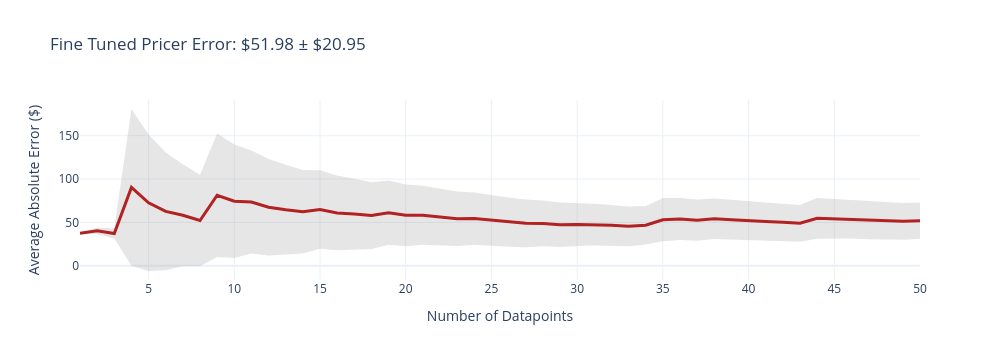
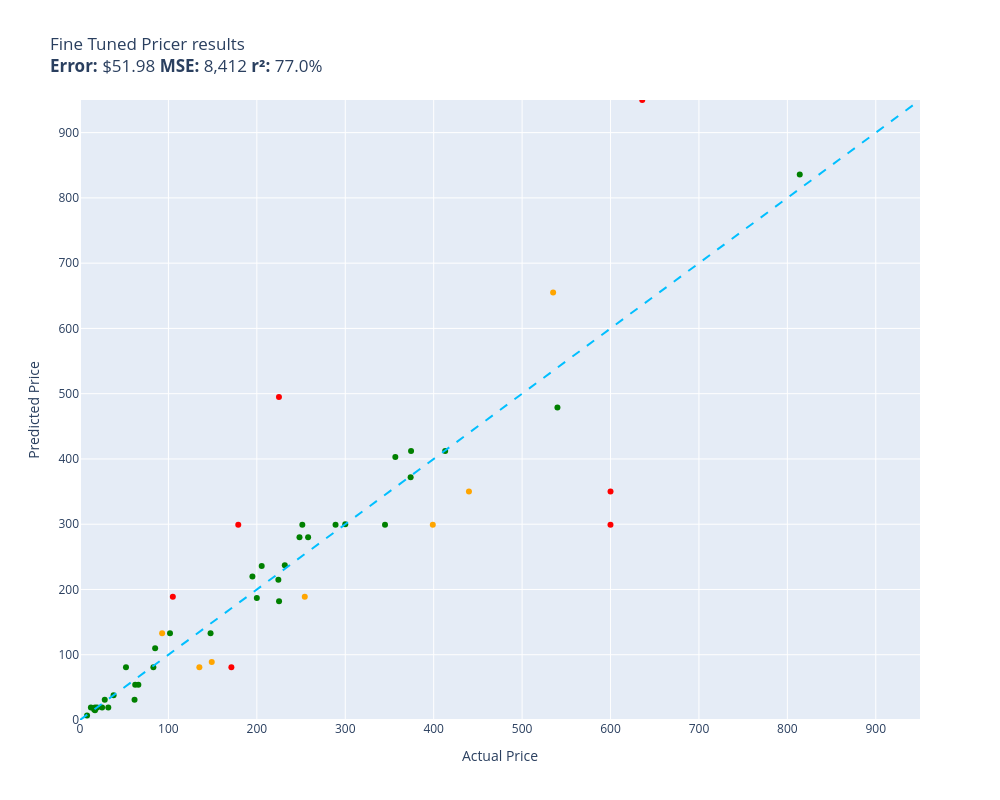

Notebook code for these charts, in order:
### Code cell
evaluate(fine_tuned_pricer, test, 50)

### Figure 1 — Plotly figure (JSON) as saved in the notebook; plotly's stock layout.template omitted (floating-point values rounded to 4 significant figures)
{"data": [{"fill": "toself", "fillcolor": "rgba(128,128,128,0.2)", "hoverinfo": "skip", "line": {"color": "rgba(255,255,255,0)"}, "name": "95% CI", "showlegend": false, "type": "scatter", "x": [1, 2, 3, 4, 5, 6, 7, 8, 9, 10, 11, 12, 13, 14, 15, 16, 17, 18, 19, 20, 21, 22, 23, 24, 25, 26, 27, 28, 29, 30, 31, 32, 33, 34, 35, 36, 37, 38, 39, 40, 41, 42, 43, 44, 45, 46, 47, 48, 49, 50, 50, 49, 48, 47, 46, 45, 44, 43, 42, 41, 40, 39, 38, 37, 36, 35, 34, 33, 32, 31, 30, 29, 28, 27, 26, 25, 24, 23, 22, 21, 20, 19, 18, 17, 16, 15, 14, 13, 12, 11, 10, 9, 8, 7, 6, 5, 4, 3, 2, 1], "y": [37.59, 44.18, 42.88, 180.8, 151.4, 130.7, 117.0, 104.8, 152.6, 139.8, 133.0, 123.2, 116.4, 110.5, 110.1, 104.0, 100.3, 96.45, 98.22, 93.8, 92.24, 88.94, 85.61, 84.55, 81.52, 78.68, 76.38, 75.35, 73.1, 72.47, 71.62, 70.12, 68.23, 69.03, 78.03, 78.25, 76.31, 77.71, 76.01, 74.77, 73.09, 71.64, 70.13, 78.17, 77.02, 76.35, 74.84, 73.54, 72.52, 72.92, 31.03, 29.89, 30.09, 30.6, 31.38, 31.06, 31.23, 27.81, 28.54, 29.12, 29.99, 30.16, 30.91, 28.76, 29.73, 28.24, 24.49, 22.65, 23.41, 23.51, 22.75, 21.67, 22.42, 21.49, 21.95, 23.06, 24.22, 22.67, 23.72, 24.39, 22.56, 24.23, 19.47, 19.05, 17.8, 19.55, 14.08, 12.94, 11.77, 14.03, 8.932, 10.02, -0.4393, -0.5896, -5.224, -6.02, -0.08962, 31.37, 36.52, 37.59]}, {"customdata": [[0], [3.825], [5.754], [90.43], [78.7], [67.95], [58.82], [52.64], [71.29], [65.44], [59.51], [55.72], [51.71], [48.22], [45.26], [43.08], [40.61], [38.49], [37.0], [35.62], [33.93], [32.61], [31.47], [30.16], [29.23], [28.36], [27.44], [26.46], [25.71], [24.86], [24.06], [23.36], [22.79], [22.27], [24.9], [24.26], [23.77], [23.4], [22.92], [22.39], [21.98], [21.55], [21.16], [23.47], [22.98], [22.49], [22.12], [21.73], [21.32], [20.95]], "hovertemplate": "n=%{x}<br>Avg Error=$%{y:,.2f}<br>±95% CI=$%{customdata[0]:,.2f}<extra></extra>", "line": {"color": "firebrick", "width": 3}, "mode": "lines", "name": "Cumulative Avg Error", "type": "scatter", "x": [1, 2, 3, 4, 5, 6, 7, 8, 9, 10, 11, 12, 13, 14, 15, 16, 17, 18, 19, 20, 21, 22, 23, 24, 25, 26, 27, 28, 29, 30, 31, 32, 33, 34, 35, 36, 37, 38, 39, 40, 41, 42, 43, 44, 45, 46, 47, 48, 49, 50], "y": [37.59, 40.35, 37.13, 90.34, 72.68, 62.73, 58.23, 52.2, 81.3, 74.37, 73.54, 67.49, 64.65, 62.3, 64.81, 60.88, 59.66, 57.96, 61.22, 58.18, 58.31, 56.33, 54.14, 54.39, 52.29, 50.32, 48.93, 48.89, 47.39, 47.61, 47.57, 46.77, 45.44, 46.76, 53.14, 53.99, 52.53, 54.31, 53.09, 52.38, 51.11, 50.09, 48.97, 54.7, 54.04, 53.86, 52.72, 51.81, 51.21, 51.98]}], "layout": {"height": 360, "showlegend": false, "title": {"text": "Fine Tuned Pricer Error: $51.98 ± $20.95"}, "width": 1000, "xaxis": {"title": {"text": "Number of Datapoints"}}, "yaxis": {"title": {"text": "Average Absolute Error ($)"}}}}

### Figure 2 — Plotly figure (JSON) as saved in the notebook; plotly's stock layout.template omitted (floating-point values rounded to 4 significant figures)
{"data": [{"customdata": [["OEM AC Compressor w/A/C Repair Kit For F...\nGuess=$412.00 Actual=$374.41"], ["Motorcraft YB3125 Fan Clutch\nGuess=$182.00 Actual=$225.11"], ["Dorman 603-159 Front Washer Fluid Reserv...\nGuess=$31.00 Actual=$61.68"], ["5-Position Super Switch Pickup Selector ...\nGuess=$19.00 Actual=$16.99"], ["Horror Bookmarks, Resin Horror Bookmarks...\nGuess=$19.00 Actual=$31.99"], ["SK6241 - Stinger 4 Gauge 6000 Series Pow...\nGuess=$133.00 Actual=$101.79"], ["Godox ML60Bi LED Light Kit, Handheld LED...\nGuess=$299.00 Actual=$289.00"], ["HOLDWILL 6 Pack LED Shop Light, 4FT 24W ...\nGuess=$54.00 Actual=$65.99"], ["CURT 70110 Custom Tow Bar Base Plate Bra...\nGuess=$412.00 Actual=$412.99"], ["10-Pack Solar HAMMERED BRONZE Finish Pos...\nGuess=$236.00 Actual=$205.50"], ["COSTWAY Electric Tumble Dryer, Sliver\nGuess=$280.00 Actual=$248.23"], ["Bilstein 5100 Monotube Gas Shock Set com...\nGuess=$372.00 Actual=$373.94"], ["Charles Leonard Magnetic Lapboard Class ...\nGuess=$81.00 Actual=$51.99"], ["3dRose LLC 8 x 8 x 0.25 Inches Bull Terr...\nGuess=$19.00 Actual=$19.42"], ["ROKINON 85mm F1.4 Auto Focus Full Frame ...\nGuess=$479.00 Actual=$539.95"], ["AUTOSAVER88 Headlight Assembly Compatibl...\nGuess=$133.00 Actual=$147.67"], ["ASI NAUTICAL 2.5 Inches Opera Glasses Bi...\nGuess=$19.00 Actual=$24.99"], ["Fun Express Insect Finger Puppets - 24 f...\nGuess=$15.00 Actual=$16.99"], ["WAFJAMF Roller Stamp Identity Theft Stam...\nGuess=$7.00 Actual=$7.99"], ["Capulina Tiffany Floor Lamp 2-Light 16\" ...\nGuess=$187.00 Actual=$199.99"], ["Apple Watch Series 6 (GPS, 44mm) - Space...\nGuess=$299.00 Actual=$251.45"], ["ICON 01725 Tandem Axle Fender Skirt FS17...\nGuess=$237.00 Actual=$231.62"], ["Velvac 2020,L,C/Hr,W,E2003,102\",Bk - 715...\nGuess=$403.00 Actual=$356.62"], ["TCMT Passenger Backrest Sissy Bar & Lugg...\nGuess=$280.00 Actual=$257.99"], ["Alnicov 63.5MM Brass Tremolo Block，Tremo...\nGuess=$31.00 Actual=$27.99"], ["Road Top Wireless Carplay Retrofit Kit D...\nGuess=$300.00 Actual=$299.99"], ["Bella Tunno Happy Links - Baby Montessor...\nGuess=$19.00 Actual=$12.33"], ["CANMORE H300 Handheld GPS Golf Device, S...\nGuess=$110.00 Actual=$84.99"], ["DCPOWER AC Adapter Compatible Replacemen...\nGuess=$16.00 Actual=$15.99"], ["Sharp, VX2128V, Commercial Desktop Calcu...\nGuess=$54.00 Actual=$62.44"], ["Melissa & Doug Lifelike Plush Stork Gian...\nGuess=$81.00 Actual=$82.99"], ["ASUS Chromebook CX1, 14\" Full HD NanoEdg...\nGuess=$220.00 Actual=$194.99"], ["FiiO X7 32GB Hi-Res Lossless Music Playe...\nGuess=$299.00 Actual=$344.95"], ["TORRO Leather Case Compatible with iPhon...\nGuess=$38.00 Actual=$37.99"], ["Universal Air Conditioner KT 1031 A/C Co...\nGuess=$215.00 Actual=$224.35"], ["Street Series Stainless Performance Cat-...\nGuess=$836.00 Actual=$814.00"]], "hovertemplate": "%{customdata[0]}<extra></extra>", "legendgroup": "green", "marker": {"color": "green", "size": 6, "symbol": "circle"}, "mode": "markers", "name": "green", "orientation": "v", "showlegend": true, "type": "scatter", "x": [374.4, 225.1, 61.68, 16.99, 31.99, 101.8, 289.0, 65.99, 413.0, 205.5, 248.2, 373.9, 51.99, 19.42, 540.0, 147.7, 24.99, 16.99, 7.99, 200.0, 251.4, 231.6, 356.6, 258.0, 27.99, 300.0, 12.33, 84.99, 15.99, 62.44, 82.99, 195.0, 344.9, 37.99, 224.3, 814.0], "xaxis": "x", "y": [412.0, 182.0, 31.0, 19.0, 19.0, 133.0, 299.0, 54.0, 412.0, 236.0, 280.0, 372.0, 81.0, 19.0, 479.0, 133.0, 19.0, 15.0, 7.0, 187.0, 299.0, 237.0, 403.0, 280.0, 31.0, 300.0, 19.0, 110.0, 16.0, 54.0, 81.0, 220.0, 299.0, 38.0, 215.0, 836.0], "yaxis": "y"}, {"customdata": [["HP Premium 17.3-inch HD Plus Touchscreen...\nGuess=$350.00 Actual=$599.99"], ["Randall RG75DG3PLUS G3 Plus 100-Watt Com...\nGuess=$950.00 Actual=$635.86"], ["Gigabyte AMD Radeon HD 7870 2 GB GDDR5 D...\nGuess=$299.00 Actual=$179.00"], ["Subaru Forester Outback Legacy OEM Engin...\nGuess=$81.00 Actual=$171.20"], ["Richmond Auto Upholstery - 2012 Dodge Ra...\nGuess=$495.00 Actual=$225.00"], ["AP-39 Automotive Paint Primer Grey 2K Ur...\nGuess=$189.00 Actual=$105.00"], ["Sony SSCS8 2-Way 3-Driver Center Channel...\nGuess=$299.00 Actual=$599.95"]], "hovertemplate": "%{customdata[0]}<extra></extra>", "legendgroup": "red", "marker": {"color": "red", "size": 6, "symbol": "circle"}, "mode": "markers", "name": "red", "orientation": "v", "showlegend": true, "type": "scatter", "x": [600.0, 635.9, 179.0, 171.2, 225.0, 105.0, 600.0], "xaxis": "x", "y": [350.0, 950.0, 299.0, 81.0, 495.0, 189.0, 299.0], "yaxis": "y"}, {"customdata": [["Viking Horns V103C/1005ATK 3 Gallon Air ...\nGuess=$189.00 Actual=$254.21"], ["FREE SIGNAL TV Transit 32\" 12 Volt DC Po...\nGuess=$299.00 Actual=$399.00"], ["Sangean K-200 Multi-Function Upright AM/...\nGuess=$133.00 Actual=$92.89"], ["Behringer TUBE OVERDRIVE TO100 Authentic...\nGuess=$89.00 Actual=$149.00"], ["SanDisk 128GB Ultra (10 Pack) MicroSD Cl...\nGuess=$81.00 Actual=$135.00"], ["Gibson Performance Exhaust 5658 Aluminiz...\nGuess=$655.00 Actual=$535.09"], ["Lenovo IdeaPad 3 14-inch Laptop, 14.0-in...\nGuess=$350.00 Actual=$439.88"]], "hovertemplate": "%{customdata[0]}<extra></extra>", "legendgroup": "orange", "marker": {"color": "orange", "size": 6, "symbol": "circle"}, "mode": "markers", "name": "orange", "orientation": "v", "showlegend": true, "type": "scatter", "x": [254.2, 399.0, 92.89, 149.0, 135.0, 535.1, 439.9], "xaxis": "x", "y": [189.0, 299.0, 133.0, 89.0, 81.0, 655.0, 350.0], "yaxis": "y"}, {"hoverinfo": "skip", "line": {"color": "deepskyblue", "dash": "dash", "width": 2}, "mode": "lines", "name": "y = x", "showlegend": false, "type": "scatter", "x": [0, 950], "y": [0, 950]}], "layout": {"height": 800, "legend": {"title": {"text": "color"}, "tracegroupgap": 0}, "showlegend": false, "title": {"text": "Fine Tuned Pricer results<br><b>Error:</b> $51.98 <b>MSE:</b> 8,412 <b>r²:</b> 77.0%"}, "width": 1000, "xaxis": {"anchor": "y", "domain": [0, 1], "range": [0, 950], "title": {"text": "Actual Price"}}, "yaxis": {"anchor": "x", "domain": [0, 1], "range": [0, 950], "title": {"text": "Predicted Price"}}}}
